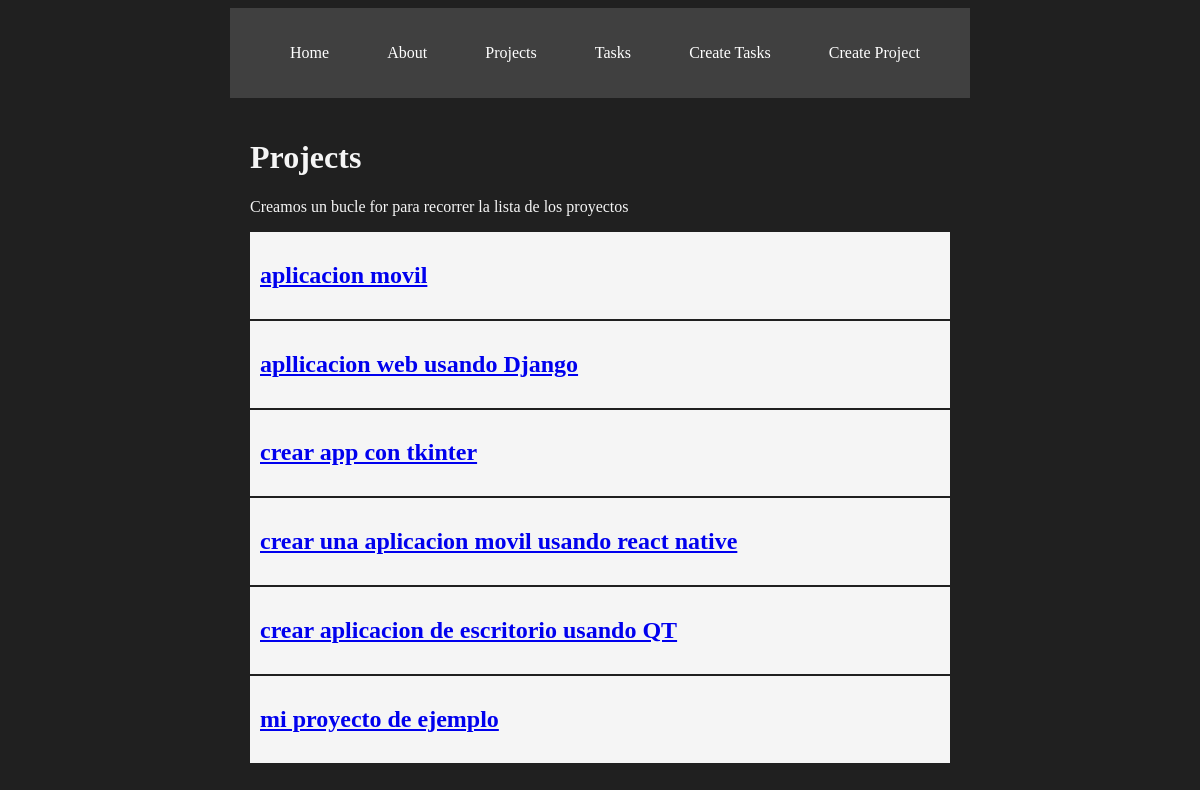
The page /projects/ on the database as committed earlier.
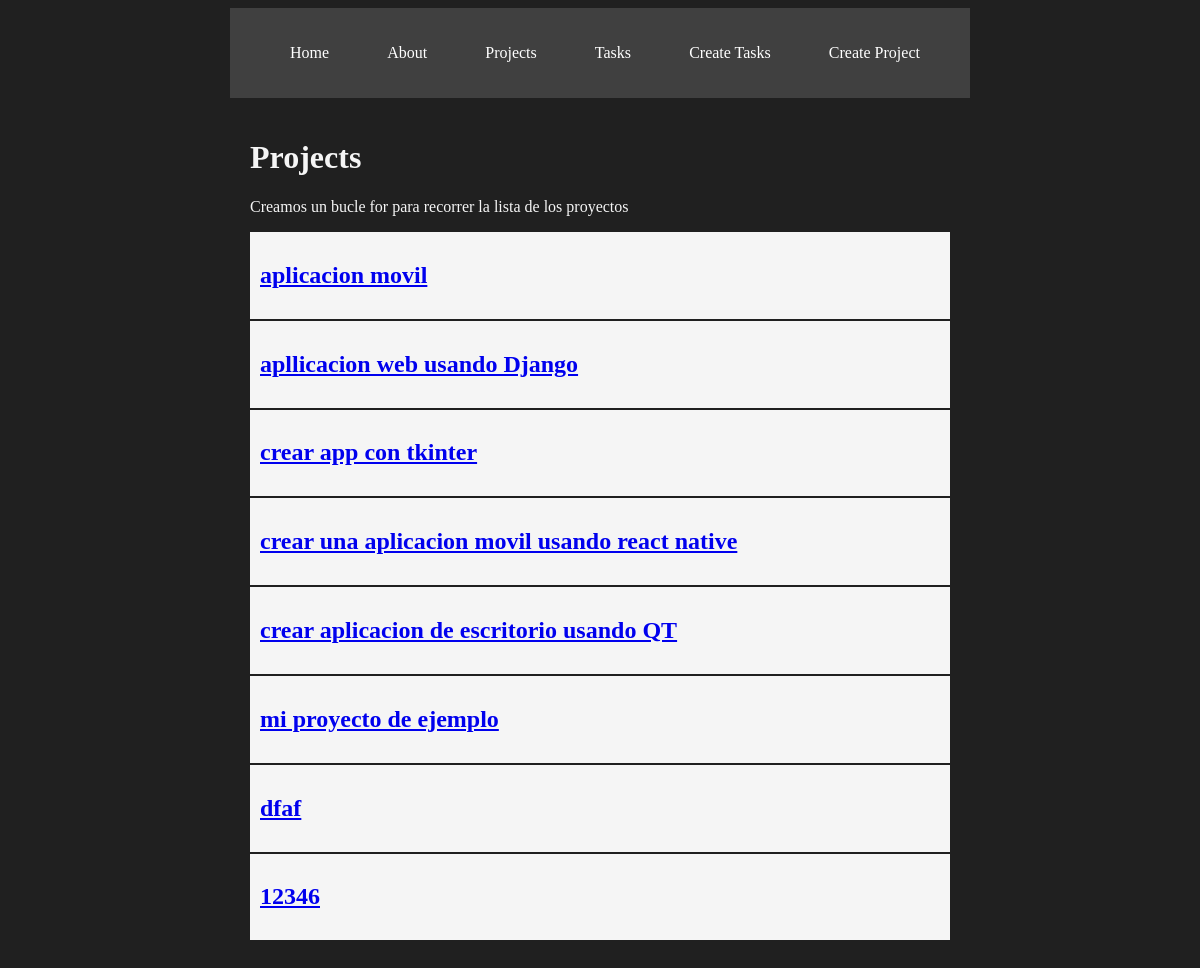
The same page on the database as committed later.
### myapp/models.py (models this page shows, shortened)
class Project(models.Model):
    name = models.CharField(max_length=200)

### myapp/views.py (the view)
# urls.py: path('projects/',views.projects, name="projects"),
def projects(request):
    projects = Project.objects.all()
    return render(request, "projects/projects.html",{
        'projects': projects
    })

### myapp/templates/projects/projects.html
{% extends 'layouts/base.html' %}
{%block content%}
<h1>Projects</h1>
<p>Creamos un bucle for para recorrer la lista de los proyectos</p>
{% for project in projects %}
<article class="card">
<a href="{% url 'project_detail' project.id %}">
    <h1>{{project.name}}</h1>
</a>
</article>
{%endfor%}
{% endblock %}

Rows that differ between the two databases and show on the page:
added Project: name "dfaf"
added Project: name "12346"
